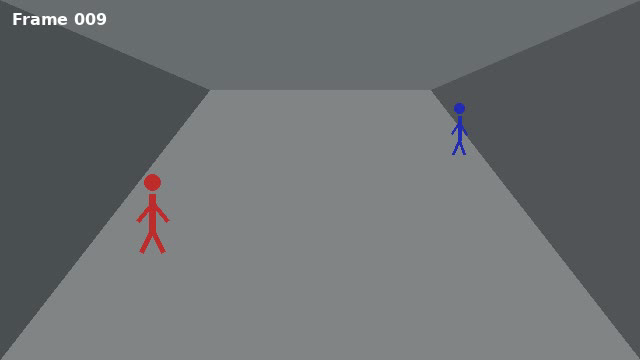
#> input picture frame 9 of CVIP-MTech-I/lab_8/motion_corridor.avi, 640 x 360 px
$ jupyter execute main.ipynb
#> lines starting #> are read from the running program, lines starting #| are printed output that depends on the picture
[cell 1]
import cv2
import numpy as np
import matplotlib.pyplot as plt

video_path = "motion_corridor.avi"
cap = cv2.VideoCapture(video_path)

if not cap.isOpened():
    raise FileNotFoundError("Could not open")

ret1, frame1 = cap.read()
#> frame1 is the input picture: shape (360, 640, 3); mean B, G, R 113.4, 111.5, 108.1
ret2, frame2 = cap.read()
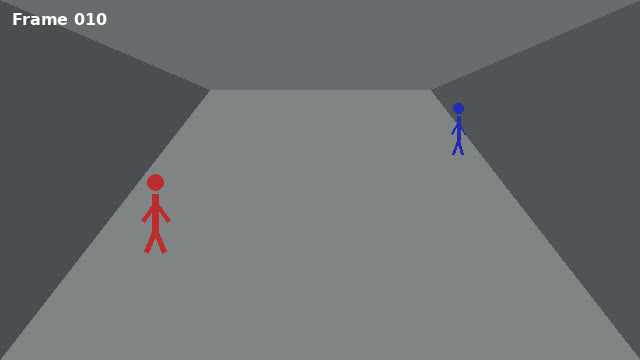
#> input picture frame 10 of CVIP-MTech-I/lab_8/motion_corridor.avi, 640 x 360 px
#> frame2 is the input picture: shape (360, 640, 3); mean B, G, R 113.3, 111.5, 108.1

cap.release()

if not ret1 or not ret2:
    raise RuntimeError("Failed to read")

frame1 = cv2.cvtColor(frame1, cv2.COLOR_BGR2RGB)
frame2 = cv2.cvtColor(frame2, cv2.COLOR_BGR2RGB)

gray1 = cv2.cvtColor(frame1, cv2.COLOR_RGB2GRAY)
gray2 = cv2.cvtColor(frame2, cv2.COLOR_RGB2GRAY)

frame_diff = cv2.absdiff(gray1, gray2)
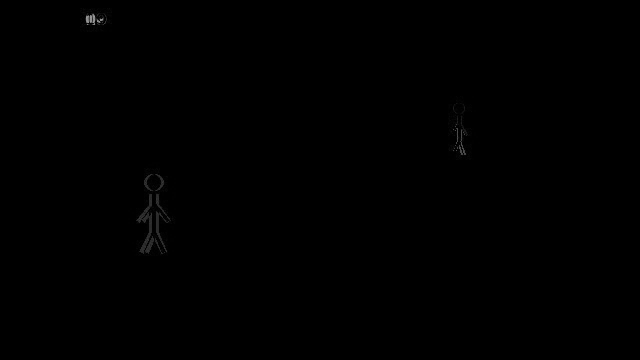
#> frame_diff: shape (360, 640); min 0, max 154, mean 0.3

fig, axes = plt.subplots(3, 3, figsize=(15, 8))

axes[0, 0].imshow(cv2.cvtColor(frame1, cv2.COLOR_BGR2RGB))
axes[0, 0].set_title("Frame 1 Color")
axes[0, 0].axis("off")

axes[0, 1].imshow(cv2.cvtColor(frame2, cv2.COLOR_BGR2RGB))
axes[0, 1].set_title("Frame 2 Color")
axes[0, 1].axis("off")

axes[0, 2].axis("off")

axes[1, 0].imshow(gray1, cmap="gray")
axes[1, 0].set_title("Frame 1 GrayScale")
axes[1, 0].axis("off")

axes[1, 1].imshow(gray2, cmap="gray")
axes[1, 1].set_title("Frame 2 GrayScale")
axes[1, 1].axis("off")

axes[1, 2].axis("off")

axes[2, 0].axis("off")

axes[2, 1].imshow(frame_diff, cmap="gray")
axes[2, 1].set_title("Absolute Difference between frames")
axes[2, 1].axis("off")

axes[2, 2].axis("off")

plt.tight_layout()
plt.show()
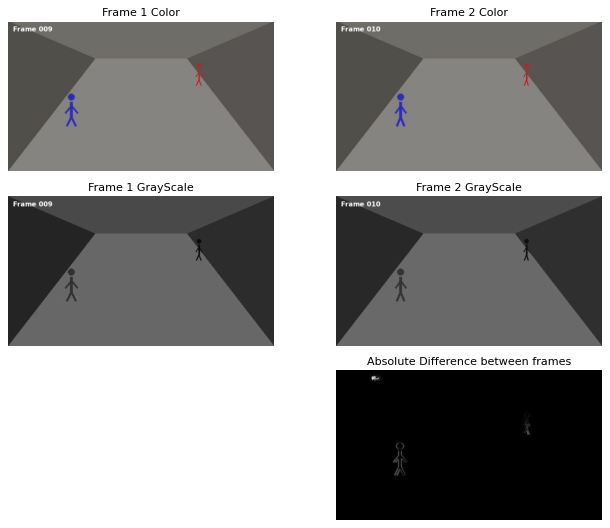
#> figure drawn by matplotlib, 5 panels; B, G, R data is drawn as R, G, B

$ run again, starting later in the video
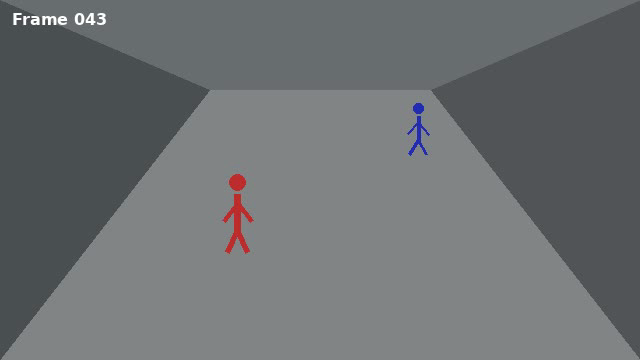
#> input picture frame 43 of CVIP-MTech-I/lab_8/motion_corridor.avi, 640 x 360 px
#> frame1 is the input picture: shape (360, 640, 3); mean B, G, R 113.3, 111.4, 108
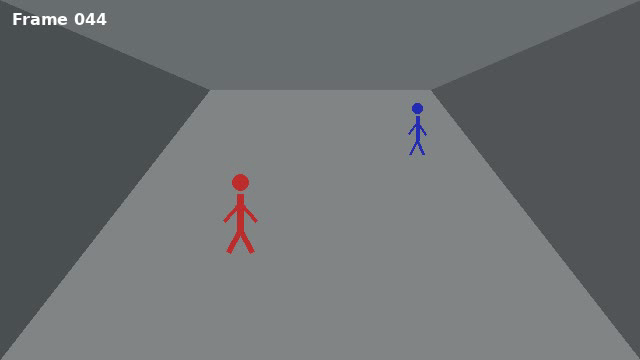
#> input picture frame 44 of CVIP-MTech-I/lab_8/motion_corridor.avi, 640 x 360 px
#> frame2 is the input picture: shape (360, 640, 3); mean B, G, R 113.3, 111.5, 108.1
#> `frame_diff = cv2.absdiff(gray1, gray2)`:
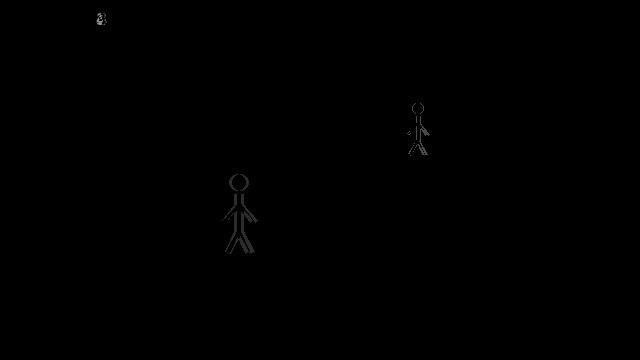
#> frame_diff: shape (360, 640); min 0, max 151, mean 0.3
